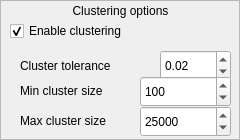
<?xml version="1.0" encoding="UTF-8"?>
<ui version="4.0">
 <class>ClusteringOptionView</class>
 <widget class="QWidget" name="ClusteringOptionView">
  <property name="geometry">
   <rect>
    <x>0</x>
    <y>0</y>
    <width>240</width>
    <height>140</height>
   </rect>
  </property>
  <property name="windowTitle">
   <string>Form</string>
  </property>
  <widget class="QFrame" name="frame">
   <property name="geometry">
    <rect>
     <x>0</x>
     <y>0</y>
     <width>240</width>
     <height>140</height>
    </rect>
   </property>
   <property name="frameShape">
    <enum>QFrame::StyledPanel</enum>
   </property>
   <property name="frameShadow">
    <enum>QFrame::Raised</enum>
   </property>
   <widget class="QSpinBox" name="spnMaxClusterSize">
    <property name="geometry">
     <rect>
      <x>140</x>
      <y>106</y>
      <width>91</width>
      <height>31</height>
     </rect>
    </property>
    <property name="minimum">
     <number>1</number>
    </property>
    <property name="maximum">
     <number>99999</number>
    </property>
    <property name="value">
     <number>25000</number>
    </property>
   </widget>
   <widget class="QLabel" name="lblMinClusterSize">
    <property name="geometry">
     <rect>
      <x>20</x>
      <y>80</y>
      <width>121</width>
      <height>21</height>
     </rect>
    </property>
    <property name="text">
     <string>Min cluster size</string>
    </property>
    <property name="alignment">
     <set>Qt::AlignLeading|Qt::AlignLeft|Qt::AlignVCenter</set>
    </property>
   </widget>
   <widget class="QDoubleSpinBox" name="spnClusterTolerance">
    <property name="geometry">
     <rect>
      <x>160</x>
      <y>50</y>
      <width>71</width>
      <height>31</height>
     </rect>
    </property>
    <property name="minimum">
     <double>0.010000000000000</double>
    </property>
    <property name="singleStep">
     <double>0.010000000000000</double>
    </property>
    <property name="value">
     <double>0.020000000000000</double>
    </property>
   </widget>
   <widget class="QLabel" name="lblClusterTolerance">
    <property name="geometry">
     <rect>
      <x>20</x>
      <y>50</y>
      <width>141</width>
      <height>31</height>
     </rect>
    </property>
    <property name="text">
     <string>Cluster tolerance</string>
    </property>
    <property name="alignment">
     <set>Qt::AlignLeading|Qt::AlignLeft|Qt::AlignVCenter</set>
    </property>
   </widget>
   <widget class="QSpinBox" name="spnMinClusterSize">
    <property name="geometry">
     <rect>
      <x>140</x>
      <y>76</y>
      <width>91</width>
      <height>31</height>
     </rect>
    </property>
    <property name="minimum">
     <number>1</number>
    </property>
    <property name="maximum">
     <number>99999</number>
    </property>
    <property name="value">
     <number>100</number>
    </property>
   </widget>
   <widget class="QLabel" name="lblClusteringOptions">
    <property name="geometry">
     <rect>
      <x>10</x>
      <y>0</y>
      <width>221</width>
      <height>21</height>
     </rect>
    </property>
    <property name="text">
     <string>Clustering options</string>
    </property>
    <property name="alignment">
     <set>Qt::AlignCenter</set>
    </property>
   </widget>
   <widget class="QLabel" name="lblMaxClusterSize">
    <property name="geometry">
     <rect>
      <x>20</x>
      <y>110</y>
      <width>121</width>
      <height>21</height>
     </rect>
    </property>
    <property name="text">
     <string>Max cluster size</string>
    </property>
    <property name="alignment">
     <set>Qt::AlignLeading|Qt::AlignLeft|Qt::AlignVCenter</set>
    </property>
   </widget>
   <widget class="QCheckBox" name="chkEnableClustering">
    <property name="geometry">
     <rect>
      <x>10</x>
      <y>20</y>
      <width>221</width>
      <height>22</height>
     </rect>
    </property>
    <property name="text">
     <string>Enable clustering</string>
    </property>
    <property name="checked">
     <bool>true</bool>
    </property>
   </widget>
  </widget>
 </widget>
 <resources/>
 <connections/>
</ui>
